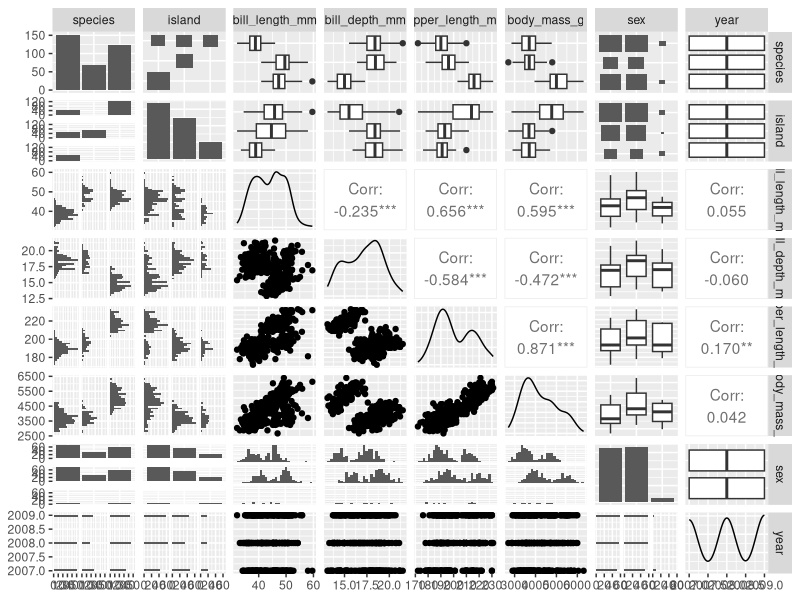
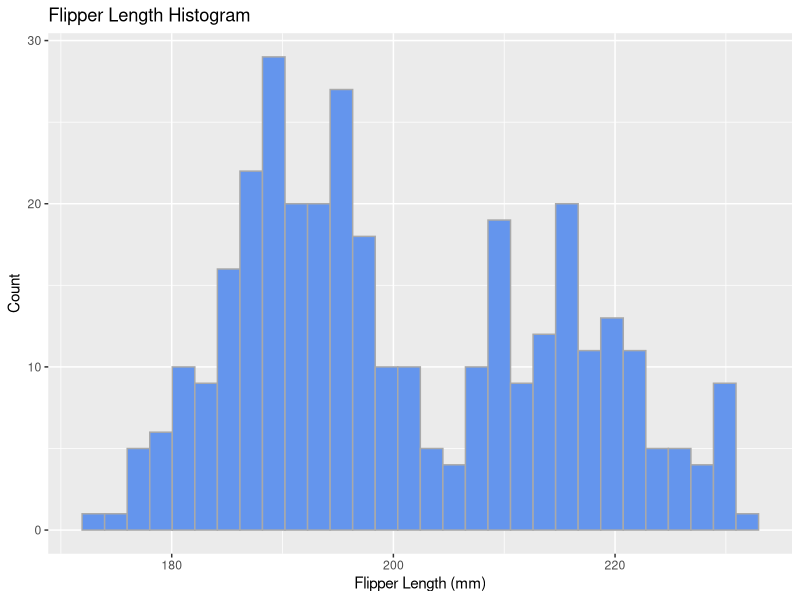
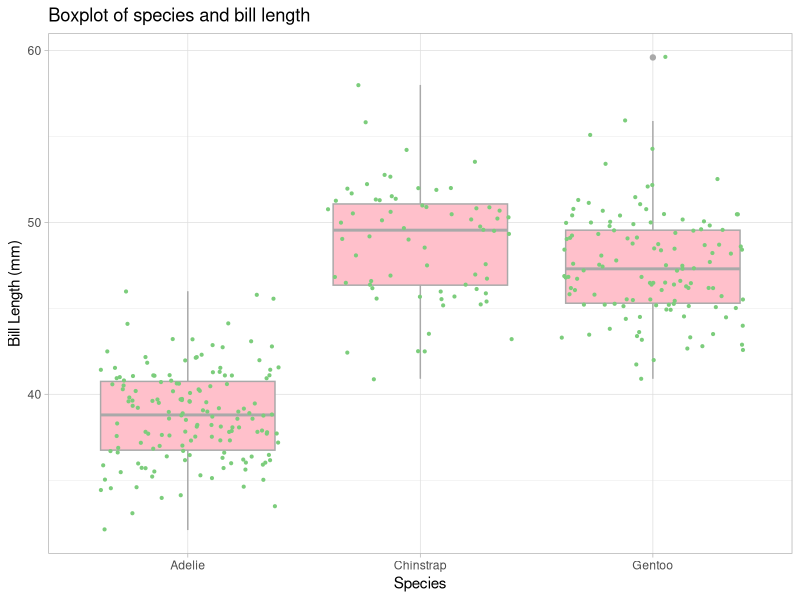

R code for these plots, in order:
## ---- chunk 1
library(GGally)
library(skimr)
library(palmerpenguins)
library(tidyverse)
## ---- chunk 2
names(penguins)

dim(penguins)

head(penguins)

tail(penguins)

# gives rundown of dataset
skim(penguins)

# creating whole grid of visualizations
ggpairs(penguins)
## ---- chunk 3
ggplot(data = penguins, aes(x = flipper_length_mm)) +
  geom_histogram(fill = "cornflowerblue", color = "darkgrey") +
  labs(title = "Flipper Length Histogram", x = "Flipper Length (mm)", y = "Count")
  theme_light()
## ---- chunk 4
ggplot(data = penguins, aes(x = species, y = bill_length_mm)) +
  geom_boxplot(color = "darkgrey", fill = "pink") +
  labs(title = "Boxplot of species and bill length", x = "Species", y = "Bill Length (mm)") +
  geom_jitter(color = "palegreen3", size = 0.75, aes(size = bill_depth_mm, color = bill_depth_mm)) +
  theme_light()
